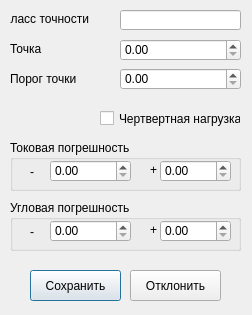
<?xml version="1.0" encoding="UTF-8"?>
<ui version="4.0">
 <class>Dialog</class>
 <widget class="QDialog" name="Dialog">
  <property name="geometry">
   <rect>
    <x>0</x>
    <y>0</y>
    <width>252</width>
    <height>315</height>
   </rect>
  </property>
  <property name="windowTitle">
   <string>Таблица точек поверки</string>
  </property>
  <widget class="QLabel" name="label_2">
   <property name="geometry">
    <rect>
     <x>10</x>
     <y>42</y>
     <width>46</width>
     <height>13</height>
    </rect>
   </property>
   <property name="text">
    <string>Точка</string>
   </property>
  </widget>
  <widget class="QLabel" name="label_3">
   <property name="geometry">
    <rect>
     <x>10</x>
     <y>71</y>
     <width>71</width>
     <height>16</height>
    </rect>
   </property>
   <property name="text">
    <string>Порог точки</string>
   </property>
  </widget>
  <widget class="QGroupBox" name="groupBox">
   <property name="geometry">
    <rect>
     <x>10</x>
     <y>140</y>
     <width>231</width>
     <height>51</height>
    </rect>
   </property>
   <property name="title">
    <string>Токовая погрешность</string>
   </property>
   <widget class="QDoubleSpinBox" name="doubleSpinBox_3">
    <property name="geometry">
     <rect>
      <x>40</x>
      <y>20</y>
      <width>81</width>
      <height>22</height>
     </rect>
    </property>
    <property name="maximum">
     <double>9999.989999999999782</double>
    </property>
   </widget>
   <widget class="QDoubleSpinBox" name="doubleSpinBox_4">
    <property name="geometry">
     <rect>
      <x>150</x>
      <y>20</y>
      <width>71</width>
      <height>22</height>
     </rect>
    </property>
    <property name="maximum">
     <double>9999.989999999999782</double>
    </property>
   </widget>
   <widget class="QLabel" name="label_4">
    <property name="geometry">
     <rect>
      <x>20</x>
      <y>27</y>
      <width>21</width>
      <height>10</height>
     </rect>
    </property>
    <property name="text">
     <string>-</string>
    </property>
   </widget>
   <widget class="QLabel" name="label_5">
    <property name="geometry">
     <rect>
      <x>140</x>
      <y>22</y>
      <width>21</width>
      <height>16</height>
     </rect>
    </property>
    <property name="text">
     <string>+</string>
    </property>
   </widget>
  </widget>
  <widget class="QCheckBox" name="checkBox">
   <property name="geometry">
    <rect>
     <x>100</x>
     <y>110</y>
     <width>141</width>
     <height>17</height>
    </rect>
   </property>
   <property name="text">
    <string>Чертвертная нагрузка</string>
   </property>
  </widget>
  <widget class="QDoubleSpinBox" name="doubleSpinBox">
   <property name="geometry">
    <rect>
     <x>120</x>
     <y>39</y>
     <width>121</width>
     <height>22</height>
    </rect>
   </property>
   <property name="maximum">
    <double>9999.989999999999782</double>
   </property>
  </widget>
  <widget class="QDoubleSpinBox" name="doubleSpinBox_2">
   <property name="geometry">
    <rect>
     <x>120</x>
     <y>68</y>
     <width>121</width>
     <height>22</height>
    </rect>
   </property>
   <property name="maximum">
    <double>9999.989999999999782</double>
   </property>
  </widget>
  <widget class="QGroupBox" name="groupBox_2">
   <property name="geometry">
    <rect>
     <x>10</x>
     <y>200</y>
     <width>231</width>
     <height>51</height>
    </rect>
   </property>
   <property name="title">
    <string>Угловая погрешность</string>
   </property>
   <widget class="QDoubleSpinBox" name="doubleSpinBox_5">
    <property name="geometry">
     <rect>
      <x>40</x>
      <y>20</y>
      <width>81</width>
      <height>22</height>
     </rect>
    </property>
    <property name="maximum">
     <double>9999.989999999999782</double>
    </property>
   </widget>
   <widget class="QDoubleSpinBox" name="doubleSpinBox_6">
    <property name="geometry">
     <rect>
      <x>150</x>
      <y>20</y>
      <width>71</width>
      <height>22</height>
     </rect>
    </property>
    <property name="maximum">
     <double>9999.989999999999782</double>
    </property>
   </widget>
   <widget class="QLabel" name="label_6">
    <property name="geometry">
     <rect>
      <x>20</x>
      <y>27</y>
      <width>21</width>
      <height>10</height>
     </rect>
    </property>
    <property name="text">
     <string>-</string>
    </property>
   </widget>
   <widget class="QLabel" name="label_7">
    <property name="geometry">
     <rect>
      <x>140</x>
      <y>22</y>
      <width>21</width>
      <height>16</height>
     </rect>
    </property>
    <property name="text">
     <string>+</string>
    </property>
   </widget>
  </widget>
  <widget class="QLineEdit" name="lineEdit">
   <property name="geometry">
    <rect>
     <x>120</x>
     <y>10</y>
     <width>121</width>
     <height>20</height>
    </rect>
   </property>
   <property name="readOnly">
    <bool>false</bool>
   </property>
  </widget>
  <widget class="QLabel" name="label">
   <property name="geometry">
    <rect>
     <x>10</x>
     <y>11</y>
     <width>79</width>
     <height>16</height>
    </rect>
   </property>
   <property name="text">
    <string>Класс точности</string>
   </property>
   <property name="textFormat">
    <enum>Qt::AutoText</enum>
   </property>
   <property name="alignment">
    <set>Qt::AlignRight|Qt::AlignTrailing|Qt::AlignVCenter</set>
   </property>
  </widget>
  <widget class="QPushButton" name="pushButton">
   <property name="geometry">
    <rect>
     <x>30</x>
     <y>270</y>
     <width>91</width>
     <height>31</height>
    </rect>
   </property>
   <property name="sizePolicy">
    <sizepolicy hsizetype="Fixed" vsizetype="Fixed">
     <horstretch>0</horstretch>
     <verstretch>0</verstretch>
    </sizepolicy>
   </property>
   <property name="text">
    <string>Сохранить</string>
   </property>
  </widget>
  <widget class="QPushButton" name="pushButton_2">
   <property name="geometry">
    <rect>
     <x>130</x>
     <y>270</y>
     <width>91</width>
     <height>31</height>
    </rect>
   </property>
   <property name="sizePolicy">
    <sizepolicy hsizetype="Fixed" vsizetype="Fixed">
     <horstretch>0</horstretch>
     <verstretch>0</verstretch>
    </sizepolicy>
   </property>
   <property name="text">
    <string>Отклонить</string>
   </property>
  </widget>
 </widget>
 <resources/>
 <connections>
  <connection>
   <sender>pushButton_2</sender>
   <signal>clicked()</signal>
   <receiver>Dialog</receiver>
   <slot>close()</slot>
   <hints>
    <hint type="sourcelabel">
     <x>367</x>
     <y>451</y>
    </hint>
    <hint type="destinationlabel">
     <x>274</x>
     <y>260</y>
    </hint>
   </hints>
  </connection>
 </connections>
</ui>
